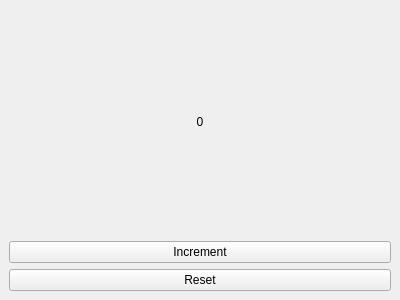
<?xml version="1.0" encoding="UTF-8"?>
<!-- XML Declaration: Specifies the version of XML and the encoding used. -->

<ui version="4.0">
    <!-- Main UI container for the Qt Designer file, specifying version 4.0. -->

    <class>MainWindow</class>
    <!-- Declares the class name for the main window of the application. -->

    <widget class="QMainWindow" name="MainWindow">
        <!-- Main widget class for the window, derived from QMainWindow, with the name "MainWindow". -->

        <property name="geometry">
            <!-- Defines the initial size and position of the window. -->
            <rect>
                <!-- Rectangle specifying the geometry of the window. -->
                <x>0</x> <!-- X coordinate of the top-left corner of the window. -->
                <y>0</y> <!-- Y coordinate of the top-left corner of the window. -->
                <width>400</width> <!-- Width of the window. -->
                <height>300</height> <!-- Height of the window. -->
            </rect>
        </property>

        <widget class="QWidget" name="centralwidget">
            <!-- Central widget of the QMainWindow, derived from QWidget, with the name "centralwidget". -->

            <layout class="QVBoxLayout" name="verticalLayout">
                <!-- Layout used to organize child widgets vertically, with the name "verticalLayout". -->

                <item>
                    <!-- A container for a widget within the layout. -->
                    <widget class="QLabel" name="label">
                        <!-- QLabel widget to display text, with the name "label". -->
                        <property name="text">
                            <string>0</string> <!-- Initial text displayed by the label. -->
                        </property>
                        <property name="alignment">
                            <set>Qt::AlignCenter</set> <!-- Text alignment for the label (centered). -->
                        </property>
                    </widget>
                </item>

                <item>
                    <!-- A container for a widget within the layout. -->
                    <widget class="QPushButton" name="incrementButton">
                        <!-- QPushButton widget for incrementing the counter, with the name "incrementButton". -->
                        <property name="text">
                            <string>Increment</string> <!-- Text displayed on the button. -->
                        </property>
                    </widget>
                </item>

                <item>
                    <!-- A container for a widget within the layout. -->
                    <widget class="QPushButton" name="resetButton">
                        <!-- QPushButton widget for resetting the counter, with the name "resetButton". -->
                        <property name="text">
                            <string>Reset</string> <!-- Text displayed on the button. -->
                        </property>
                    </widget>
                </item>

            </layout>
        </widget>

    </widget>

    <resources/>
    <!-- Placeholder for resource files (e.g., images, icons) used in the UI. -->

    <connections/>
    <!-- Placeholder for signal-slot connections in the UI, which define interactions between widgets. -->

</ui>

<!--
Description of Each Section:

1. XML Declaration:
   - <?xml version="1.0" encoding="UTF-8"?>: Specifies XML version and character encoding.

2. UI Container:
   - <ui version="4.0">: Main container element for the Qt Designer UI file. Specifies the version of the UI file format.

3. Main Window Class:
   - <class>MainWindow</class>: Declares the class name for the main application window.

4. Main Widget:
   - <widget class="QMainWindow" name="MainWindow">: Defines the main window widget, using QMainWindow as the base class and naming it "MainWindow".

5. Geometry Property:
   - <property name="geometry">: Sets the initial size and position of the window using a rectangle.

6. Central Widget:
   - <widget class="QWidget" name="centralwidget">: Defines the central widget within the main window, using QWidget as the base class.

7. Layout:
   - <layout class="QVBoxLayout" name="verticalLayout">: Defines a vertical layout for arranging child widgets.

8. Widgets:
   - <widget class="QLabel" name="label">: Defines a label widget with initial text and alignment.
   - <widget class="QPushButton" name="incrementButton">: Defines a button to increment a counter.
   - <widget class="QPushButton" name="resetButton">: Defines a button to reset the counter.

9. Resources and Connections:
   - <resources/>: Placeholder for external resources used in the UI.
   - <connections/>: Placeholder for signal-slot connections to handle interactions between widgets.
-->
